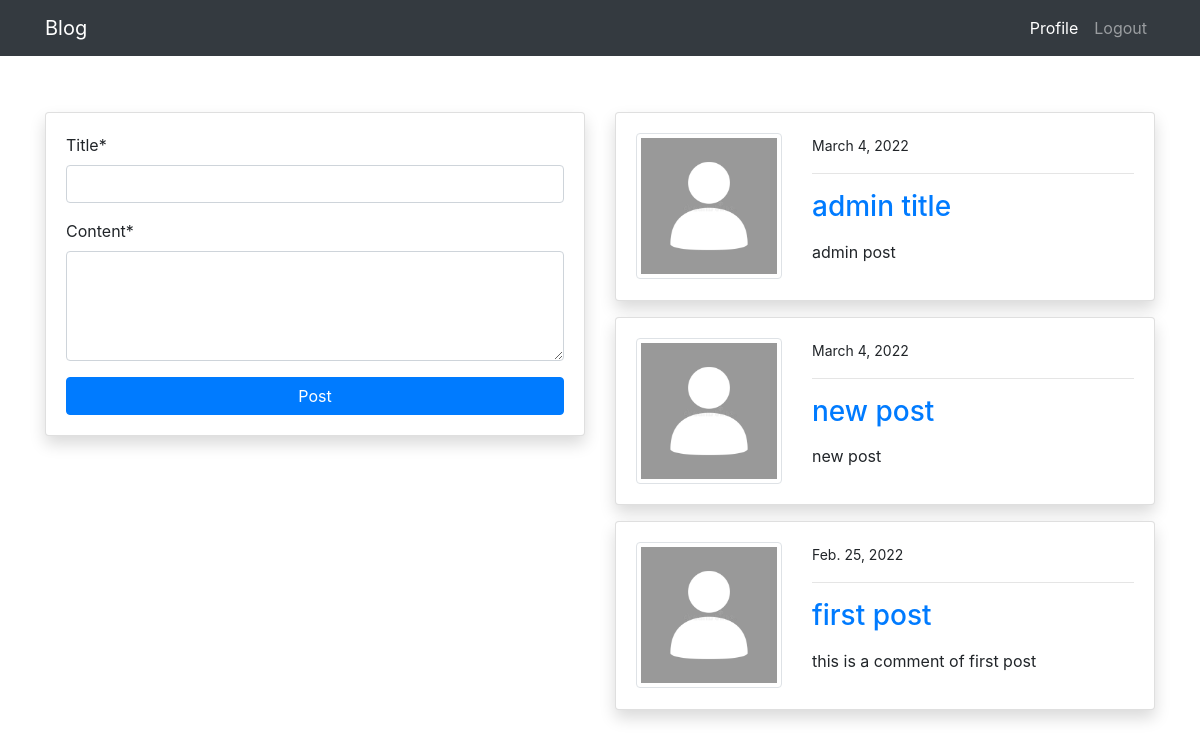
Page /blog/ (signed in) on the committed database.
### blog/models.py (models this page shows, shortened)
class PostModel(models.Model):
    title = models.CharField(max_length=100)
    content = models.TextField()
    author = models.ForeignKey(User, on_delete=models.CASCADE)
    date_created = models.DateField(auto_now_add=True)
    class Meta:
        ordering = ('-date_created',)

### users/models.py (models this page shows, shortened)
class ProfileModel(models.Model):
    user = models.OneToOneField(User, on_delete=models.CASCADE)
    image = models.ImageField(default='default.jpg', upload_to='profile', validators=[
        FileExtensionValidator(['png','jpg'])])

### blog/views.py (the view)
# urls.py: path('blog/', views.index, name = 'blog-index'),
@login_required
def index(request):
    posts = PostModel.objects.all()
    if request.method == 'POST':
        form = PostModelForm(request.POST)
        if form.is_valid():
            instance = form.save(commit=False)
            instance.author = request.user
            instance.save()
            return redirect('blog-index')
    else:
        form = PostModelForm()
    form = PostModelForm()
    context = {
        'posts': posts,
        'form': form
    }
    return render(request, 'blog/index.html', context)

### blog/forms.py
class PostModelForm(forms.ModelForm):
    content = forms.CharField(widget=forms.Textarea(attrs={'rows':4}))
    class Meta:
        model = PostModel
        fields = ('title', 'content')

### templates/blog/index.html (shortened to what this page needs)
{% extends 'partials/base.html'%}
{% load crispy_forms_tags %}
{%block content%}
<div class="container">
    <div class="row mt-5 pt-5">
        <div class="col md-4">
            <div class="card my-3 shadow">
                <div class="card-body">
                    <form method = "POST">
                    {{form| crispy}}
                    <input class="btn btn-primary btn-block" type="submit" value="Post">
                    </form>
                </div>
            </div>
        </div>
        <div class="col md-8">
            {% for post in posts %}
            <div class="card shadow my-3">
                <div class="card-body">
                    <div class="row">
                        <div class="col-md-4">
                            <img class="img-thumbnail" src="{{ post.author.profilemodel.image.url }}" alt="img">
                        </div>
                        <div class="col-md-8">
                            <small>{{post.date_created}}</small>
                            <hr>
                            <a class="h3" href="{% url 'blog-post-detail' post.id %}">{{post.title}}</a>
                            <p class="text-justify my-3">
                                {{post.content}}
                            </p>
                        </div>
                    </div>
                </div>
            </div>
            {% endfor %}
        </div>
    </div>
</div>
{%endblock%}

### templates/partials/base.html (shortened to what this page needs)
{% load static %}
<!doctype html>
<html lang="en">
  <head>
    <link rel="stylesheet" href="https://cdn.jsdelivr.net/npm/bootstrap@4.6.1/dist/css/bootstrap.min.css">
    <link rel="stylesheet" href="{% static '/style.css' %}">
  </head>
  <body>
      {%include 'partials/nav.html'%}
    {%block content%}
    {%endblock%}
  </body>
</html>

### templates/partials/nav.html (shortened to what this page needs)
<nav class="navbar navbar-expand-lg navbar-dark bg-dark fixed-top">
    <div class="container">
        {% if request.user.is_authenticated %}
        <a class="navbar-brand" href="{% url 'blog-index' %}">Blog</a>
        <div class="collapse navbar-collapse" id="navbarSupportedContent">
            <ul class="navbar-nav ml-auto">
                <li class="nav-item active">
                    <a class="nav-link" href="{%url 'users-profile'%}">Profile <span class="sr-only">(current)</span></a>
                </li>
                <li class="nav-item">
                    <a class="nav-link" href="{%url 'users-logout'%}">Logout</a>
                </li>
            </ul>
            {% endif %}
        </div>
    </div>
</nav>

### static/style.css (style rules this page uses)
body { background: white; }

### rows in the picture
PostModel: author.profilemodel.image (placeholder picture), date_created "March 4, 2022", title "admin title", content "admin post"
PostModel: author.profilemodel.image (placeholder picture), date_created "March 4, 2022", title "new post", content "new post"
PostModel: author.profilemodel.image (placeholder picture), date_created "Feb. 25, 2022", title "first post", content "this is a comment of first post"
